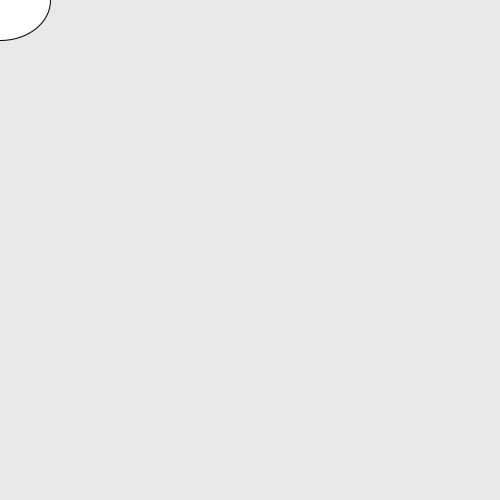
Frame 1 (no input)
Frame 60 (the mouse pressed at the canvas centre just before this capture): identical to frame 1, image omitted
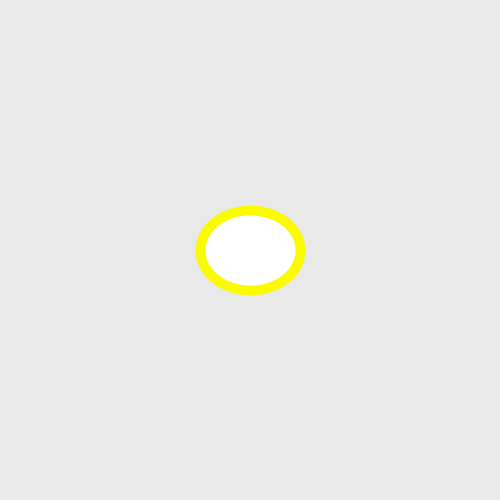
Frame 120 (the mouse held since frame 60 and released just before this capture)

The Processing sketch that drew these frames (run headless with seeded random() and noise(); from frame 60 on, the mouse is pressed at the canvas centre):

// Processing sketch: sketch_220912b
// ── sketch_220912b.pde
void setup(){
  size(500,500);
}

void draw(){
  background(233,233,233);
  ellipse(mouseX,mouseY,100,80);
}
  
void mousePressed(){
  stroke(mouseX,mouseY,0);
  strokeWeight(mouseX/255.0*10);
}
